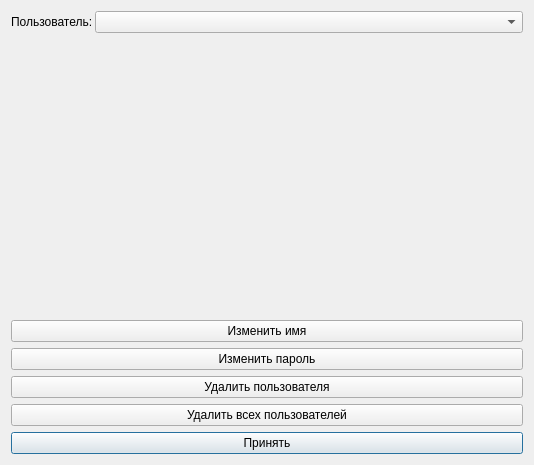
<?xml version="1.0" encoding="UTF-8"?>
<ui version="4.0">
 <class>UsersListDialog</class>
 <widget class="QDialog" name="UsersListDialog">
  <property name="geometry">
   <rect>
    <x>0</x>
    <y>0</y>
    <width>534</width>
    <height>465</height>
   </rect>
  </property>
  <property name="windowTitle">
   <string>Настройки пользователей</string>
  </property>
  <layout class="QGridLayout" name="gridLayout">
   <item row="11" column="0">
    <widget class="QPushButton" name="closePB">
     <property name="text">
      <string>Принять</string>
     </property>
    </widget>
   </item>
   <item row="5" column="0">
    <spacer name="verticalSpacer">
     <property name="orientation">
      <enum>Qt::Vertical</enum>
     </property>
     <property name="sizeHint" stdset="0">
      <size>
       <width>20</width>
       <height>40</height>
      </size>
     </property>
    </spacer>
   </item>
   <item row="6" column="0">
    <widget class="QPushButton" name="editNamePB">
     <property name="text">
      <string>Изменить имя</string>
     </property>
    </widget>
   </item>
   <item row="8" column="0">
    <widget class="QPushButton" name="delUserPB">
     <property name="text">
      <string>Удалить пользователя</string>
     </property>
    </widget>
   </item>
   <item row="9" column="0">
    <widget class="QPushButton" name="delAllPB">
     <property name="whatsThis">
      <string>&lt;html&gt;&lt;head/&gt;&lt;body&gt;&lt;p&gt;&lt;span style=&quot;font-family:'Verdana'; font-size:28pt;&quot;&gt;Удаляет всех пользователей.&lt;/span&gt;&lt;/p&gt;&lt;p&gt;&lt;span style=&quot;font-family:'Verdana'; font-size:28pt;&quot;&gt;Также сбрасывает пароль администратора.&lt;/span&gt;&lt;/p&gt;&lt;/body&gt;&lt;/html&gt;</string>
     </property>
     <property name="text">
      <string>Удалить всех пользователей</string>
     </property>
    </widget>
   </item>
   <item row="4" column="0">
    <layout class="QHBoxLayout" name="horizontalLayout">
     <property name="spacing">
      <number>2</number>
     </property>
     <item>
      <widget class="QLabel" name="i_userL">
       <property name="sizePolicy">
        <sizepolicy hsizetype="Maximum" vsizetype="Preferred">
         <horstretch>0</horstretch>
         <verstretch>0</verstretch>
        </sizepolicy>
       </property>
       <property name="text">
        <string>Пользователь:</string>
       </property>
      </widget>
     </item>
     <item>
      <widget class="QComboBox" name="usersCB"/>
     </item>
    </layout>
   </item>
   <item row="7" column="0">
    <widget class="QPushButton" name="editPasswordPB">
     <property name="text">
      <string>Изменить пароль</string>
     </property>
    </widget>
   </item>
  </layout>
 </widget>
 <resources/>
 <connections/>
</ui>
